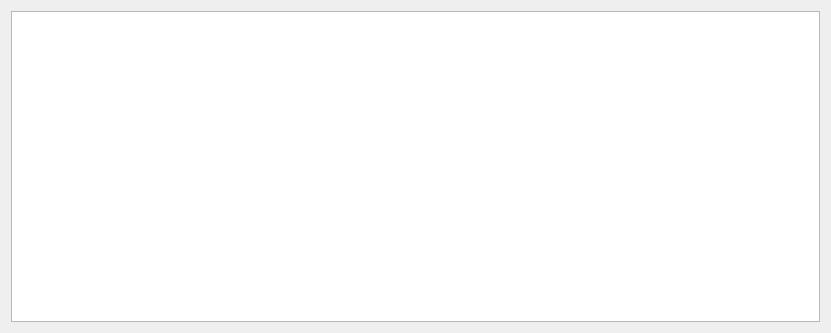
<?xml version="1.0" encoding="UTF-8"?>
<ui version="4.0">
 <class>avrOutputDialog</class>
 <widget class="QDialog" name="avrOutputDialog">
  <property name="geometry">
   <rect>
    <x>0</x>
    <y>0</y>
    <width>831</width>
    <height>333</height>
   </rect>
  </property>
  <property name="windowTitle">
   <string>Dialog</string>
  </property>
  <property name="windowIcon">
   <iconset>
    <normaloff>icon.ico</normaloff>icon.ico</iconset>
  </property>
  <layout class="QGridLayout" name="gridLayout">
   <item row="0" column="0">
    <widget class="QPlainTextEdit" name="plainTextEdit">
     <property name="lineWrapMode">
      <enum>QPlainTextEdit::NoWrap</enum>
     </property>
     <property name="readOnly">
      <bool>true</bool>
     </property>
     <property name="textInteractionFlags">
      <set>Qt::TextSelectableByMouse</set>
     </property>
    </widget>
   </item>
  </layout>
 </widget>
 <resources/>
 <connections/>
</ui>
